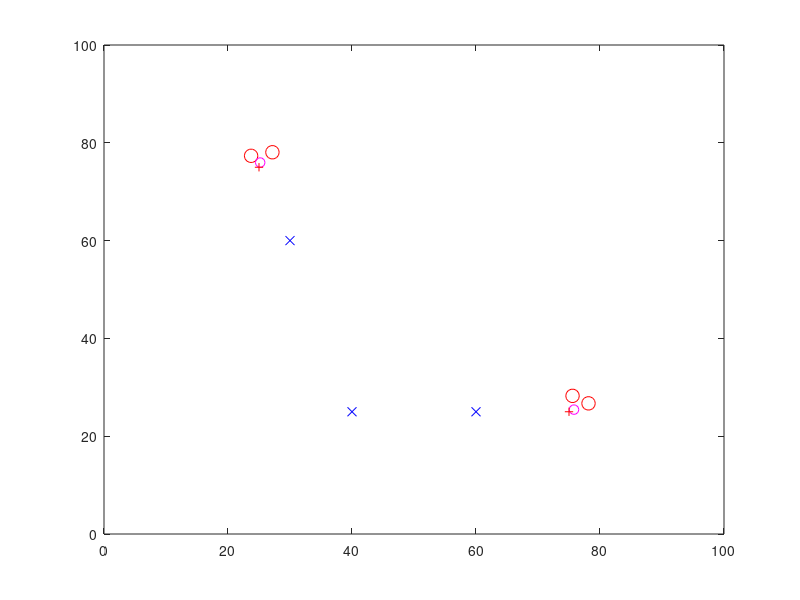

This figure's MATLAB source:
function [] = conducao()
  bolas(1) = criaObj([30 25], 1);
  bolas(2) = criaObj([40 45], 1);

  pedras(1) = criaObj([60 25], 1);
  pedras(2) = criaObj([40 25], 1);
  pedras(3) = criaObj([30 60], 1);
  
  destinos(1) = criaObj([75 25], 1);
  destinos(2) = criaObj([25 75], 1);

  robos(1) = criaRobo([2.5 2.5], 1.5, bolas(1), 1, -1);
  robos(2) = criaRobo([50 50], 1.5, bolas(1), 1, -1);
  robos(3) = criaRobo([23 23], 1.5, bolas(2), 1, -1);
  robos(4) = criaRobo([70 90], 1.5, bolas(2), 1, -1);

  while (1)    
    for j = 1:2
      
      if(distancia(bolas(j), destinos(j)) > 1)        
        for i = (2*j-1):2*j
          obstaculos_robo = concatena_obstaculos_robo(i, robos, [bolas pedras]);

          robos(i).alvo = calcula_alvo_robo(bolas(j), destinos(j), pedras);

          robos(i) = move(robos(i), obstaculos_robo, 1);
        end

        % não permite que um robô sozinho movimente a bola
        if(distancia(bolas(j), robos(2*j-1)) < (bolas(j).raio*2 + robos(2*j-1).raio) && distancia(bolas(j), robos(2*j)) < (bolas(j).raio*2 + robos(2*j).raio))
          bolas(j) = deslocamento_bola(bolas, robos, pedras, j);
        else
          
          for i = 1:length(pedras)
            if(distancia(bolas(j), pedras(i)) < (bolas(j).raio*2.5 + pedras(i).raio))
              bolas(j) = deslocamento_bola(bolas, robos, pedras, j);
              break;
            end
          end

        end

      end    
    end

    exibir_arena(robos, bolas, pedras, destinos);

    if(distancia(bolas(1), destinos(1)) < 1 && distancia(bolas(2), destinos(2)) < 1)
      break;
    end
  end
end

%gera um deslocamento na bola caso ela tenha contato com outro objeto
function [bola] = deslocamento_bola(bolas, robos, pedras, id)
  desl_x = 0;
  desl_y = 0;
  for i=1:length(bolas) 
    if i != id
      [dx, dy] = repulsao(bolas(id), bolas(i), -0.3);
      desl_x += dx;
      desl_y += dy;
    end
  end
  
  for i=1:length(robos)
    [dx, dy] = repulsao(bolas(id), robos(i), -0.3);
    desl_x += dx;
    desl_y += dy;
  end

  for i=1:length(pedras) 
    [dx, dy] = repulsao(bolas(id), pedras(i), -0.3);
    desl_x += dx;
    desl_y += dy;
  end

  bolas(id).pos(1) += desl_x*(rand+0.5);
  bolas(id).pos(2) += desl_y*(rand+0.5);

  bola = bolas(id);
end

function [alvo] = calcula_alvo_robo(bola, destino, pedras)
  [desl_x, desl_y] = atracao(bola, destino, 2);

  for i=1:length(pedras)
    pedras(i).raio = pedras(i).raio*2;
    [dx, dy] = repulsao(bola, pedras(i), -2);
    desl_x += dx;
    desl_y += dy;
  end

  alvo = bola;
  alvo.pos(1) -= desl_x;
  alvo.pos(2) -= desl_y;
  alvo.raio = -1;
end

function [obstaculos] = concatena_obstaculos_robo(id, robos, objetos)
  cont = 1;
  
  for i = 1:length(robos)
    if i != id
      obstaculos(cont) = criaObj(robos(i).pos, robos(i).raio);
      cont += 1;
    end
  end

  for i = 1:length(objetos)
    obstaculos(cont) = objetos(i);
    cont += 1;
  end

end

function [robo] = criaRobo(pos, raio, alvo, k_a, k_r)
  robo.pos = pos;
  robo.raio = raio;
  robo.alvo = alvo;
  robo.k_a = k_a;      % constante atracao
  robo.k_r = k_r;      % constante repulsao
end

function [obj] = criaObj(pos,raio)
  obj.pos = pos; 
  obj.raio = raio;
end
  
%função para mover o robô
function [robo] = move(robo, obst, vel_max)
  [desl_x, desl_y] = atracao(robo, robo.alvo, robo.k_a);
  
  % soma os deslocamentos propostos pelas forças de atraçao e repulsao
  for i=1:length(obst)
    [d_x, d_y] = repulsao(robo, obst(i), robo.k_r);

    desl_x = desl_x + d_x;
    desl_y = desl_y + d_y;
  end

  % limita o desl_x e o desl_y aqui
  desl_resultante = sqrt(desl_x^2 + desl_y^2);
  if(desl_resultante > vel_max)   
    if(desl_x == 0)
        desl_x = 0.000001;
    end

    if(desl_x < 0)
      angulo = pi + atan(desl_y/desl_x);
    else
      angulo = atan(desl_y/desl_x);
    end
    
    desl_x = vel_max*cos(angulo);
    desl_y = vel_max*sin(angulo);    
  end
  
  % adiciona o deslocamento no robo
  robo.pos(1) = robo.pos(1) + desl_x;
  robo.pos(2) = robo.pos(2) + desl_y;  
end

function [dist] = distancia(obj1, obj2)
  dist_x = obj1.pos(1) - obj2.pos(1);
  dist_y = obj1.pos(2) - obj2.pos(2);
  dist = sqrt(dist_x^2 + dist_y^2);
end

function [desl_x, desl_y] = atracao(robo, alvo, k)
  dist.x = alvo.pos(1) - robo.pos(1);
  dist.y = alvo.pos(2) - robo.pos(2);
  dist.e = sqrt(dist.x^2 + dist.y^2);
  
  dx = dist.x/dist.e + 0.01*randn;
  dy = dist.y/dist.e + 0.01*randn;
  
  desl_x = 0;
  desl_y = 0;
  
  if dist.e >= (robo.raio + alvo.raio)
    desl_x = k*dx;    
    desl_y = k*dy;
  end
end 

function [desl_x, desl_y] = repulsao(robo, obst, k)
  dist.x = obst.pos(1) - robo.pos(1);
  dist.y = obst.pos(2) - robo.pos(2);
  dist.e = sqrt(dist.x^2 + dist.y^2);
  
  dx=dist.x/dist.e + 0.01*randn;
  dy=dist.y/dist.e + 0.01*randn;

  desl_x = 0;
  desl_y = 0;
  
  if dist.e.^2 <= (robo.raio + obst.raio).^2
    desl_x = k*dx;
    desl_y = k*dy;
  end
end

function exibir_arena(robos, bolas, pedras, destinos)
  vRobo=[];
  for i=1:length(robos) 
    vRobo=[vRobo; robos(i).pos(1) robos(i).pos(2)];
  end

  vBolas=[];
  for i=1:length(bolas) 
    vBolas=[vBolas; bolas(i).pos(1) bolas(i).pos(2)];
  end

  vPedras=[];
  for i=1:length(pedras) 
    vPedras=[vPedras; pedras(i).pos(1) pedras(i).pos(2)];
  end

  vDestinos=[];
  for i=1:length(destinos) 
    vDestinos=[vDestinos; destinos(i).pos(1) destinos(i).pos(2)];
  end

  c=6.5;
  robo_raio = c*robos(1).raio;
  bola_raio = (c+0.5)*bolas(1).raio;
  pedra_raio = c*pedras(1).raio;

  plot(vRobo(:,1), vRobo(:,2), 'ro', 'MarkerSize', robo_raio, vBolas(:,1), vBolas(:,2), 'mo', 'MarkerSize', bola_raio, vPedras(:,1), vPedras(:,2), 'bx', 'MarkerSize', pedra_raio, vDestinos(:,1), vDestinos(:,2), 'r+');
  axis([0 100 0 100]);
  drawnow;
end